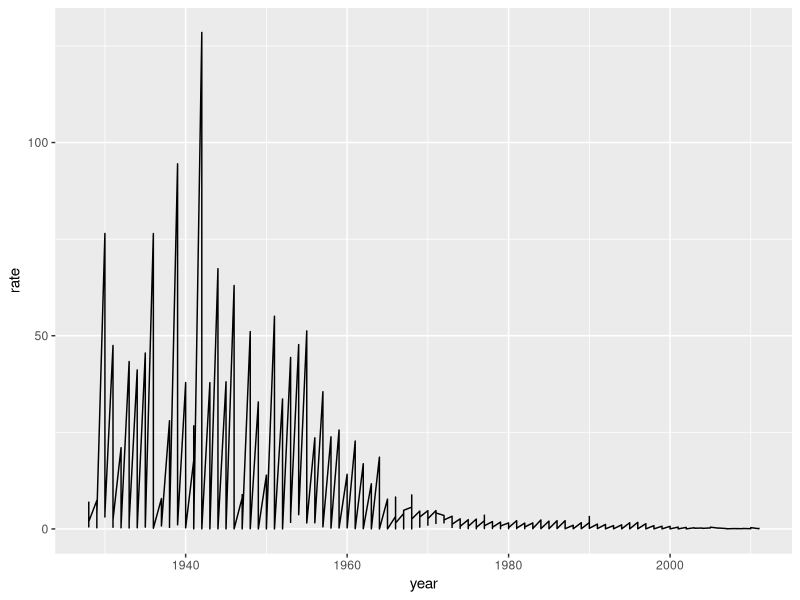

This figure's R source:
library(dplyr)
library(ggplot2)
library(dslabs)
library(RColorBrewer)
data(us_contagious_diseases)

us_contagious_diseases %>% filter(state=="California") %>% 
  group_by(year, disease) %>%
  summarize(rate = sum(count)/sum(population)*10000) %>%
  ggplot(aes(year, rate)) + 
  geom_line()
